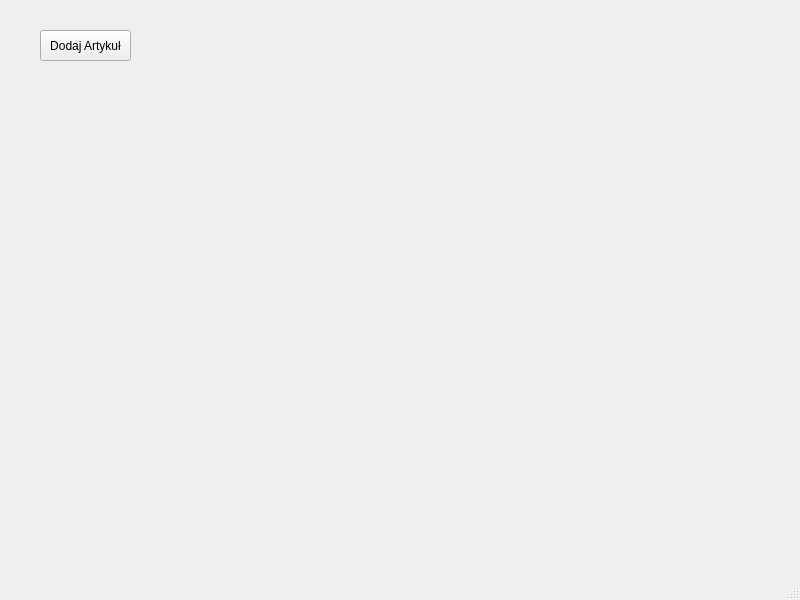
<?xml version="1.0" encoding="UTF-8"?>
<ui version="4.0">
 <class>MainWindow</class>
 <widget class="QMainWindow" name="MainWindow">
  <property name="geometry">
   <rect>
    <x>0</x>
    <y>0</y>
    <width>800</width>
    <height>600</height>
   </rect>
  </property>
  <property name="windowTitle">
   <string>MainWindow</string>
  </property>
  <widget class="QWidget" name="centralwidget">
   <widget class="QPushButton" name="pushButtonDodaj">
    <property name="geometry">
     <rect>
      <x>40</x>
      <y>30</y>
      <width>91</width>
      <height>31</height>
     </rect>
    </property>
    <property name="text">
     <string>Dodaj Artykuł</string>
    </property>
   </widget>
  </widget>
  <widget class="QMenuBar" name="menubar">
   <property name="geometry">
    <rect>
     <x>0</x>
     <y>0</y>
     <width>800</width>
     <height>21</height>
    </rect>
   </property>
  </widget>
  <widget class="QStatusBar" name="statusbar"/>
 </widget>
 <resources/>
 <connections/>
</ui>
